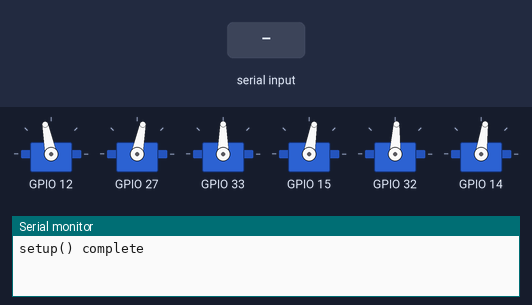
A sketch run on a simulated ESP32. Shown: 6 × servo, the last lines printed to the serial monitor. Inputs (shaded band) come from the test bench.

Above: at 1.2 s.
1.3 s: "C,150\n" received over Serial
At 1.55 s:
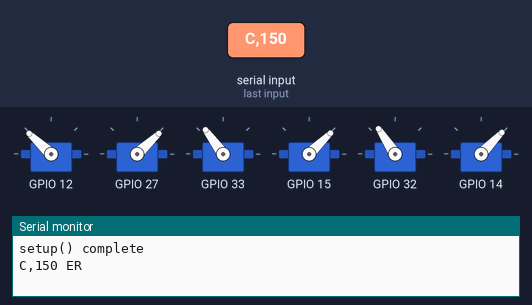
7.3 s: "O,150\n" received over Serial
At 7.55 s:
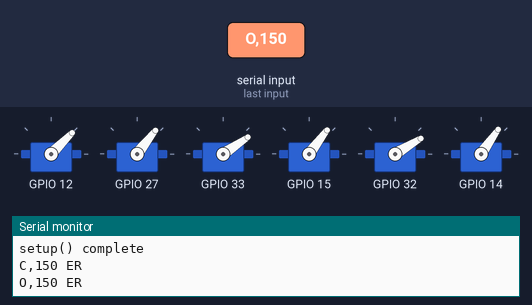
19.3 s: "90,45\n" received over Serial
At 19.86 s:
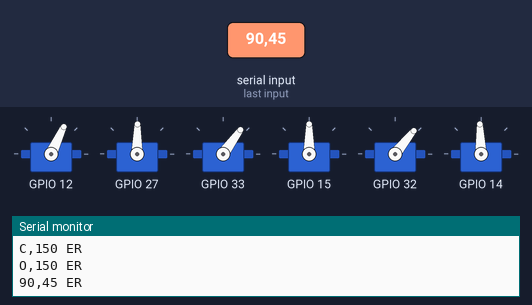
Timing chart, 0 to 26.9 s (numbered marks = the images above; inputs shaded):
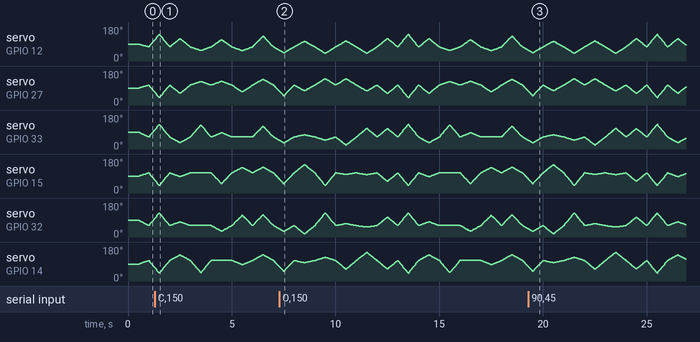

The sketch:

StewartPlatformCode.ino
```cpp
/****
Required Arduino hardware packages:
  https://adafruit.github.io/arduino-board-index/package_adafruit_index.json
  https://espressif.github.io/arduino-esp32/package_esp32_index.json
Required Libraries:
  Arduino ESP32Servo.h
****/

#include <ESP32Servo.h>

#define NUM_SERVOS 6
#define MIN_SERVO_POS 10
#define MID_SERVO_POS 90
#define MAX_SERVO_POS 170
#define TIMESTAMP_PERIOD 500
#define NUM_PLATFORM_STATES 24

typedef struct  {
  uint8_t pin;
  int8_t trim;
  uint8_t last;
  uint8_t next;
} SERVO_DATA;

bool calibrate = false;
uint32_t timestamp = 0;
uint32_t timenow = 0;
uint8_t platform_state = 0;

// Create parameter Solidworks simulation
float platform_offset = 19.46;

Servo servos[NUM_SERVOS];

SERVO_DATA sdat[NUM_SERVOS] {
  {12, 5, 90, 90},
  {27, -3, 90, 90},
  {33, -6, 90, 90},
  {15, -2, 90, 90},
  {32, -9, 90, 90},
  {14, 0, 90, 90} };

// Create 24x6 array of DOF platform positions from Solidworks simulation (heave, surge, sway, yaw, pitch, roll)
float platformPositions[NUM_PLATFORM_STATES][NUM_SERVOS] {
  {115.36, 64.64, 115.36, 64.64, 115.36, 64.64},
  {70.54, 109.46, 70.54, 109.46,70.54, 109.46},
  {137.25,  42.75, 137.25, 42.75, 137.25, 42.75},
  {70.54, 109.46, 70.54, 109.46,70.54, 109.46},

  {114.57, 65.43, 40.52, 89.79, 90.21, 139.48},
  {70.54, 109.46, 70.54, 109.46,70.54, 109.46},
  {51.41, 128.59, 134.52, 109.16, 70.84, 45.48},
  {70.54, 109.46, 70.54, 109.46,70.54, 109.46},

  {108.77, 129.66, 93.24, 52.49, 40.74, 109.11},
  {70.54, 109.46, 70.54, 109.46,70.54, 109.46},
  {50.57, 72.28, 70.67, 138.81, 125.39, 87.64},
  {70.54, 109.46, 70.54, 109.46,70.54, 109.46},

  {128.28, 140.74, 128.28, 140.74, 128.28, 140.74},
  {70.54, 109.46, 70.54, 109.46,70.54, 109.46},
  {39.4, 52.44, 39.4, 52.44, 39.4, 52.44},
  {70.54, 109.46, 70.54, 109.46,70.54, 109.46},

  {100.02, 79.98, 82.31, 153.6, 26.4, 97.69},
  {70.54, 109.46, 70.54, 109.46,70.54, 109.46},
  {36.37, 143.63, 53.91, 42.82, 137.18, 126.09},
  {70.54, 109.46, 70.54, 109.46,70.54, 109.46},

  {102.12, 143.95, 27.08, 101.53, 80.22, 63.03},
  {70.54, 109.46, 70.54, 109.46,70.54, 109.46},
  {36.41, 78.18, 116.39, 99.87, 62.67, 152.46},
  {70.54, 109.46, 70.54, 109.46,70.54, 109.46}
};

// Process KVP (KEY=VAL)
String procKVP(String skvp) {
  String sret;
	bool rv = true;

	if (skvp.length()) {
    skvp.toUpperCase();

		int16_t z = skvp.indexOf("=");
    if (z == -1)
      z = skvp.length();
		String skey = skvp.substring(0, z);
		String sval = skvp.substring(z + 1);
		uint32_t ival = sval.toInt();
		float fval = sval.toFloat();

		//****************************//
		//***** sval length == 0 *****//
		//****************************//
		if (sval.length() == 0) {
      // Set calibration mode
			if (skey == "C")
        sval = String(calibrate);

      // print trim all servos
      else if (skey == "T") {
        for (uint8_t i = 0; i < NUM_SERVOS; i++) {
          sval += " ";
          sval += String(sdat[i].trim);
        }
      }

      // Print trim specific servo
      else if (skey[0] == 'T') {
        int8_t i = skey[1] - 48;
        if ((i  < 0) || (i >= NUM_SERVOS))
          rv = false;
        else
          sval = String(sdat[i].trim);
      }

      // Print offset all servos
      else if (skey == "O")
        sval  = String(platform_offset);

      // Else error
			else
        rv = false;
		}

		//*********************************//
		//***** else sval length != 0 *****//
		//*********************************//

    // Set calibration state
    else if (skey == "C")
      calibrate = ival;

    // Set trim all servos
    else if (skey == "T")
      for (uint8_t i = 0; i < NUM_SERVOS; i++)
        sdat[i].trim = ival;

    // Set trim specific servo
    else if (skey[0] == 'T') {
      int8_t i = skey[1] - 48;
      if ((i  < 0) || (i >= NUM_SERVOS))
        rv = false;
      else
        sdat[i].trim = ival;
    }

    // Set offset all servos
    else if (skey == "O")
      platform_offset = ival;

    // Else error
		else
      rv = false;

    // If command OK
		if (rv == true) {
			if (sval.length())
        sret = skey + "=" + sval + " OK";
			else
        sret = skey + " OK";
    }

    // Else command ER
    else
      sret = skvp + " ER";

    Serial.println(sret);
	}

	return(sret);
}

// Read KVP
String readKVP(void) {
	bool rv = false;
	static uint8_t x = 0;
	static String sstr = "";

	if (x == 0)
    sstr = "";

	while (Serial.available()) {
		char c = (char)Serial.read();
		if ((c == '\r') || (c == '\n')) {
			x = 0;
			rv = true;
			break;
		}

		x++;
		sstr += c;
	}

	return(rv ? sstr : String(""));
}

void setup() {
  Serial.begin(115200);

  for (int8_t i = 0; i < NUM_SERVOS; i++) {
      servos[i].attach(sdat[i].pin);
      servos[i].write(MID_SERVO_POS);
  }

  Serial.println("setup() complete");
}

void loop() {
  timenow = millis();
  procKVP(readKVP());

  // If calibrating servo trim
  if (calibrate) {
    for (int8_t i = 0; i < NUM_SERVOS; i++)
      // Set servo to 90 degrees plus trim, use contrain() to limit range
      servos[i].write(constrain(MID_SERVO_POS + sdat[i].trim, MIN_SERVO_POS, MAX_SERVO_POS));
    return;
  }

  // Calculate ratio of timenow to timestamp relative 500ms period
  float ratio = float(timenow - timestamp) / TIMESTAMP_PERIOD;

  for (int8_t i = 0; i < NUM_SERVOS; i++) {
    // Calculate lerped position between last and next using ratio
    float lerpPos = sdat[i].last + (sdat[i].next - sdat[i].last) * ratio;
    servos[i].write(constrain(lerpPos, MIN_SERVO_POS, MAX_SERVO_POS));
  }

	if (timenow - timestamp >= TIMESTAMP_PERIOD) {
    timestamp = timenow;

    // Set next platform state (0..23..etc)
    platform_state = (platform_state + 1) % NUM_PLATFORM_STATES;

    for (int8_t i = 0; i < NUM_SERVOS; i++) {
      sdat[i].last = sdat[i].next;
      sdat[i].next = constrain(platformPositions[platform_state][i] + sdat[i].trim, MIN_SERVO_POS, MAX_SERVO_POS);
    }
  }
}
```
